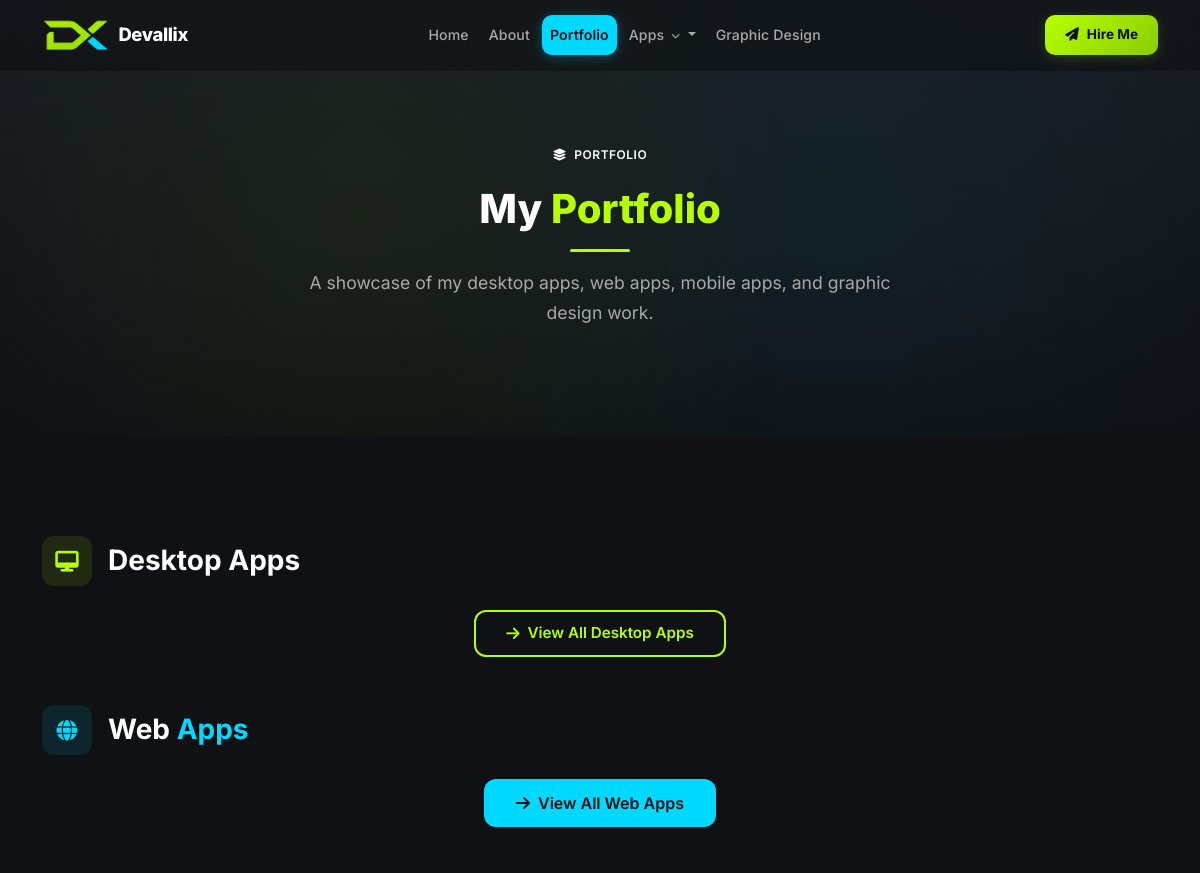
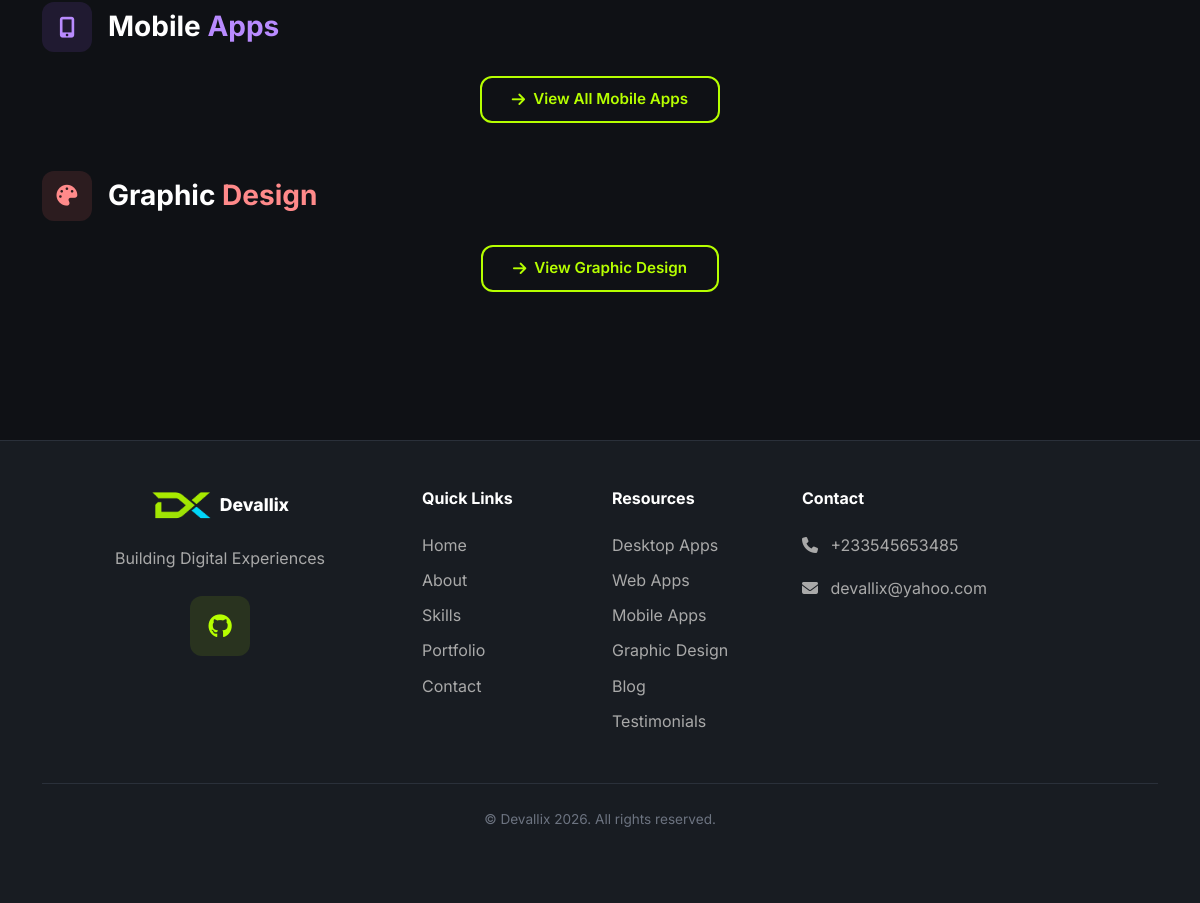
The page /portfolio/ on the database its author committed (2 pictures, top to bottom).
### apps/core/models.py (models this page shows, shortened)
class SiteSettings(models.Model):
    site_name = models.CharField(max_length=200, default='DevPortfolio')
    site_tagline = models.CharField(max_length=300, blank=True)
    logo = models.ImageField(upload_to='uploads/site/', blank=True, null=True)
    favicon = models.ImageField(upload_to='uploads/site/', blank=True, null=True)
    hero_title = models.CharField(max_length=300, blank=True)
    hero_subtitle = models.TextField(blank=True)
    hero_cta_text = models.CharField(max_length=100, default='View Portfolio')
    hero_cta_url = models.CharField(max_length=300, default='/portfolio/')
    about_image = models.ImageField(upload_to='uploads/site/', blank=True, null=True)
    footer_text = models.TextField(blank=True)
    meta_title = models.CharField(max_length=200, blank=True)
    meta_description = models.TextField(blank=True)
    meta_keywords = models.TextField(blank=True)
    og_image = models.ImageField(upload_to='uploads/site/', blank=True, null=True)
    google_analytics_code = models.TextField(blank=True)
    email = models.EmailField(blank=True)
    phone = models.CharField(max_length=20, blank=True)
    address = models.TextField(blank=True)
    github_url = models.URLField(blank=True)
    linkedin_url = models.URLField(blank=True)
    twitter_url = models.URLField(blank=True)
    youtube_url = models.URLField(blank=True)
    facebook_url = models.URLField(blank=True)
    instagram_url = models.URLField(blank=True)
    updated_at = models.DateTimeField(auto_now=True)
    class Meta:
        verbose_name = 'Site Settings'
        verbose_name_plural = 'Site Settings'
    @classmethod
    def load(cls):
        obj, created = cls.objects.get_or_create(pk=1)
        return obj

### apps/portfolio/views.py (the view)
# urls.py: path('', views.PortfolioView.as_view(), name='portfolio'),
class PortfolioView(TemplateView):
    template_name = 'portfolio/portfolio.html'
    def get_context_data(self, **kwargs):
        context = super().get_context_data(**kwargs)
        context['categories'] = SkillCategory.objects.prefetch_related('skills').all()
        context['skills'] = Skill.objects.select_related('category').all()
        context['technologies'] = Technology.objects.all()
        context['desktop_apps'] = 'desktop_apps'
        context['web_projects'] = 'web_projects'
        return context

### templates/portfolio/portfolio.html (shortened to what this page needs)
{% extends 'base.html' %}
{% block content %}
<div class="page-header">
    <div class="container">
        <div class="row justify-content-center">
            <div class="col-lg-8 text-center" data-aos="fade-up">
                <span class="badge-custom mb-3"><i class="fas fa-layer-group me-1"></i> Portfolio</span>
                <h1 class="section-title">My <span class="accent">Portfolio</span></h1>
                <div class="divider divider-center"></div>
                <p class="section-subtitle">A showcase of my desktop apps, web apps, mobile apps, and graphic design work.</p>
            </div>
        </div>
    </div>
</div>
<section class="section-padding">
    <div class="container">
        <div class="mb-5" data-aos="fade-up">
            <div class="d-flex align-items-center gap-3 mb-4">
                <div style="width:50px;height:50px;border-radius:12px;background:rgba(182,255,0,0.1);display:flex;align-items:center;justify-content:center;">
                    <i class="fas fa-desktop" style="font-size:1.3rem;color:var(--accent-primary);"></i>
                </div>
                <h3 class="fw-bold mb-0">Desktop <span class="accent">Apps</span></h3>
            </div>
            <div class="text-center mb-4">
                <a href="{% url 'desktop_apps:app_list' %}" class="btn btn-outline-custom">
                    <i class="fas fa-arrow-right"></i> View All Desktop Apps
                </a>
            </div>
        </div>
        <div class="mb-5" data-aos="fade-up" data-aos-delay="100">
            <div class="d-flex align-items-center gap-3 mb-4">
                <div style="width:50px;height:50px;border-radius:12px;background:rgba(0,217,255,0.1);display:flex;align-items:center;justify-content:center;">
                    <i class="fas fa-globe" style="font-size:1.3rem;color:var(--accent-secondary);"></i>
                </div>
                <h3 class="fw-bold mb-0">Web <span class="text-accent-secondary">Apps</span></h3>
            </div>
            <div class="text-center mb-4">
                <a href="{% url 'web_projects:project_list' %}" class="btn btn-secondary-custom">
                    <i class="fas fa-arrow-right"></i> View All Web Apps
                </a>
            </div>
        </div>
        <div class="mb-5" data-aos="fade-up" data-aos-delay="200">
            <div class="d-flex align-items-center gap-3 mb-4">
                <div style="width:50px;height:50px;border-radius:12px;background:rgba(155,89,255,0.12);display:flex;align-items:center;justify-content:center;">
                    <i class="fas fa-mobile-alt" style="font-size:1.3rem;color:#b98bff;"></i>
                </div>
                <h3 class="fw-bold mb-0">Mobile <span style="color:#b98bff;">Apps</span></h3>
            </div>
            <div class="text-center mb-4">
                <a href="{% url 'mobile_apps:app_list' %}" class="btn btn-outline-custom">
                    <i class="fas fa-arrow-right"></i> View All Mobile Apps
                </a>
            </div>
        </div>
        <div class="mb-5" data-aos="fade-up" data-aos-delay="300">
            <div class="d-flex align-items-center gap-3 mb-4">
                <div style="width:50px;height:50px;border-radius:12px;background:rgba(255,107,107,0.12);display:flex;align-items:center;justify-content:center;">
                    <i class="fas fa-palette" style="font-size:1.3rem;color:#ff8a8a;"></i>
                </div>
                <h3 class="fw-bold mb-0">Graphic <span style="color:#ff8a8a;">Design</span></h3>
            </div>
            <div class="text-center mb-4">
                <a href="{% url 'graphic_design:design_list' %}" class="btn btn-outline-custom">
                    <i class="fas fa-arrow-right"></i> View Graphic Design
                </a>
            </div>
        </div>
    </div>
</section>
{% endblock %}

### templates/includes/navbar.html (shortened to what this page needs)
<nav class="navbar navbar-expand-lg navbar-dark fixed-top" id="mainNav">
    <div class="container">
        <a class="navbar-brand d-flex align-items-center gap-2" href="{% url 'core:home' %}">
            {% if site_settings.logo %}
            <img src="{{ site_settings.logo.url }}" alt="{{ site_settings.site_name }}" height="36">
            {% else %}
            <div class="brand-logo-box">
                <span>D</span>
            </div>
            {% endif %}
            <span class="brand-text">{{ site_settings.site_name|default:'DevPortfolio' }}</span>
        </a>
        <div class="collapse navbar-collapse" id="navbarNav">
            <ul class="navbar-nav mx-auto align-items-lg-center nav-pills-wrapper">
                <li class="nav-item">
                    <a class="nav-link {% if request.resolver_match.url_name == 'home' %}active{% endif %}" href="{% url 'core:home' %}">Home</a>
                </li>
                <li class="nav-item">
                    <a class="nav-link {% if request.resolver_match.url_name == 'about' %}active{% endif %}" href="{% url 'core:about' %}">About</a>
                </li>
                <li class="nav-item">
                    <a class="nav-link {% if request.resolver_match.url_name == 'portfolio' %}active{% endif %}" href="{% url 'portfolio:portfolio' %}">Portfolio</a>
                </li>
                <li class="nav-item dropdown nav-apps-dropdown">
                    <a class="nav-link dropdown-toggle " href="#" id="appsDropdown" role="button" data-bs-toggle="dropdown" data-bs-display="static" aria-expanded="false">
                        Apps <i class="fas fa-chevron-down nav-chevron"></i>
                    </a>
                </li>
                <li class="nav-item">
                    <a class="nav-link {% if request.resolver_match.app_name == 'graphic_design' %}active{% endif %}" href="{% url 'graphic_design:design_list' %}">Graphic Design</a>
                </li>
            </ul>
            <div class="d-flex align-items-center gap-3 nav-actions">
                <a href="{% url 'contact:contact' %}" class="nav-cta-btn">
                    <span class="nav-cta-icon"><i class="fas fa-paper-plane"></i></span>
                    Hire Me
                </a>
            </div>
        </div>
    </div>
</nav>

### templates/includes/footer.html (shortened to what this page needs)
<footer class="bg-secondary-custom" style="border-top:1px solid var(--border-color);">
    <div class="container py-5">
        <div class="row g-4 justify-content-center text-center">
            <div class="col-lg-4 col-md-6">
                <div class="d-flex align-items-center justify-content-center gap-2 mb-4">
                    {% if site_settings.logo %}
                    <img src="{{ site_settings.logo.url }}" alt="{{ site_settings.site_name }}" height="32">
                    {% else %}
                    <div style="width:32px;height:32px;border-radius:8px;background:var(--accent-primary);display:flex;align-items:center;justify-content:center;">
                        <span style="color:var(--bg-primary);font-weight:800;">D</span>
                    </div>
                    {% endif %}
                    <span style="font-weight:800;font-size:1.1rem;">{{ site_settings.site_name|default:'DevPortfolio' }}</span>
                </div>
                <p style="color:var(--text-muted);max-width:350px;margin:0 auto;">{{ site_settings.footer_text|default:'Professional software developer crafting premium desktop, web and mobile applications, plus bold graphic design.' }}</p>
                <div class="d-flex justify-content-center gap-3 mt-4">
                    {% if site_settings.github_url %}
                    <a href="{{ site_settings.github_url }}" class="icon-box icon-box-accent" target="_blank" rel="noopener">
                        <i class="fab fa-github"></i>
                    </a>
                    {% endif %}
                </div>
            </div>
            <div class="col-lg-2 col-md-6 text-start">
                <h6 class="fw-bold mb-4" style="color:var(--text-white);">Quick Links</h6>
                <ul class="list-unstyled footer-links">
                    <li class="mb-2"><a href="{% url 'core:home' %}">Home</a></li>
                    <li class="mb-2"><a href="{% url 'core:about' %}">About</a></li>
                    <li class="mb-2"><a href="{% url 'core:skills' %}">Skills</a></li>
                    <li class="mb-2"><a href="{% url 'portfolio:portfolio' %}">Portfolio</a></li>
                    <li class="mb-2"><a href="{% url 'contact:contact' %}">Contact</a></li>
                </ul>
            </div>
            <div class="col-lg-2 col-md-6 text-start">
                <h6 class="fw-bold mb-4" style="color:var(--text-white);">Resources</h6>
                <ul class="list-unstyled footer-links">
                    <li class="mb-2"><a href="{% url 'desktop_apps:app_list' %}">Desktop Apps</a></li>
                    <li class="mb-2"><a href="{% url 'web_projects:project_list' %}">Web Apps</a></li>
                    <li class="mb-2"><a href="{% url 'mobile_apps:app_list' %}">Mobile Apps</a></li>
                    <li class="mb-2"><a href="{% url 'graphic_design:design_list' %}">Graphic Design</a></li>
                    <li class="mb-2"><a href="{% url 'blog:post_list' %}">Blog</a></li>
                    <li class="mb-2"><a href="{% url 'testimonials:testimonial_list' %}">Testimonials</a></li>
                </ul>
            </div>
            <div class="col-lg-4 col-md-6 text-start">
                <h6 class="fw-bold mb-4" style="color:var(--text-white);">Contact</h6>
                <div class="footer-contact">
                    {% if site_settings.phone %}
                    <div class="mb-3" style="color:var(--text-muted);">
                        <i class="fas fa-phone me-2"></i>
                        <span>{{ site_settings.phone }}</span>
                    </div>
                    {% endif %}
                    {% if site_settings.email %}
                    <div class="mb-3" style="color:var(--text-muted);">
                        <i class="fas fa-envelope me-2"></i>
                        <span>{{ site_settings.email }}</span>
                    </div>
                    {% endif %}
                </div>
            </div>
        </div>
        <div style="border-top:1px solid var(--border-color);margin-top:2rem;">
            <div class="py-4 text-center">
                <p style="color:var(--text-dim);font-size:0.85rem;margin:0;">
                    &copy; {{ site_settings.site_name|default:'DevPortfolio' }} {% now "Y" %}. All rights reserved.
                </p>
            </div>
        </div>
    </div>
</footer>

### rows shown on the page
SiteSettings: logo (picture), site_name "Devallix", footer_text "Building Digital Experiences", phone "+233545653485", email "devallix@yahoo.com"
